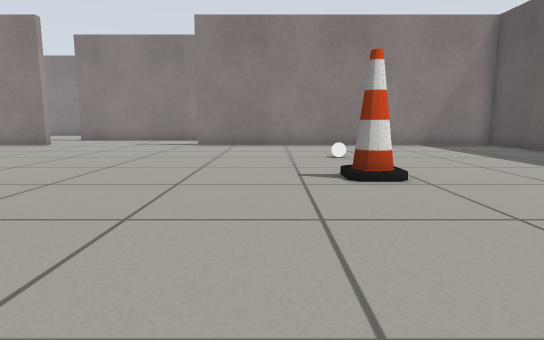
View 1 (above)

21 first-person views from a walk through a robot-simulator world made for Gazebo. The camera is 0.5 m above the floor, tilts 8° down and sees 75° across. The floor is counted in squares, 0.5 m on a side. Each view is taken from the middle of a square. On the plan, view 1 faces up. The plan holds only what a view shows up to about 13 squares ahead; the rest is blank.

View 2
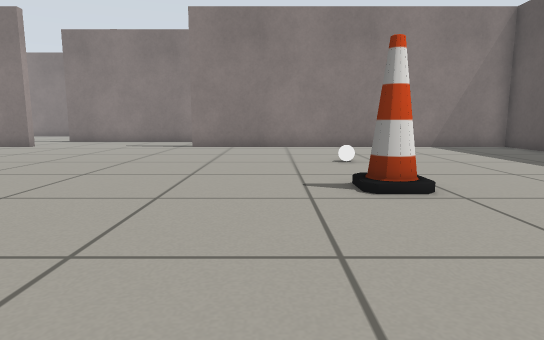

View 3
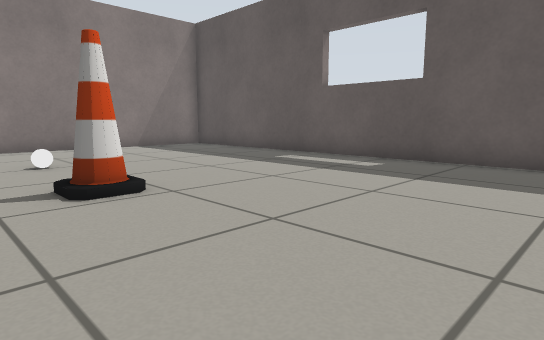

View 4
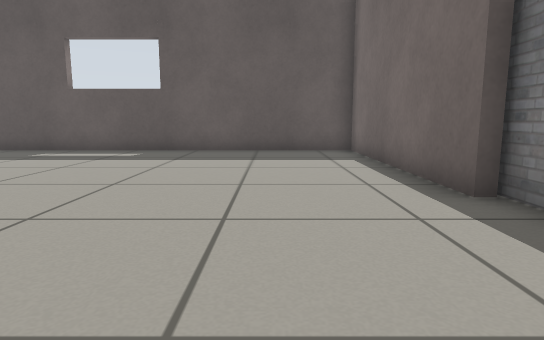

View 5
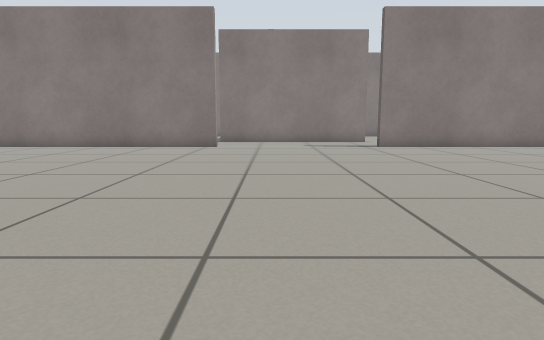

View 6
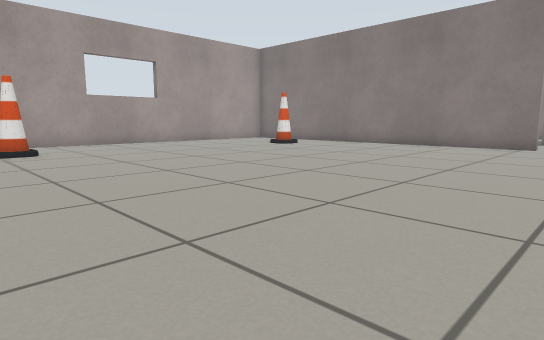

View 7
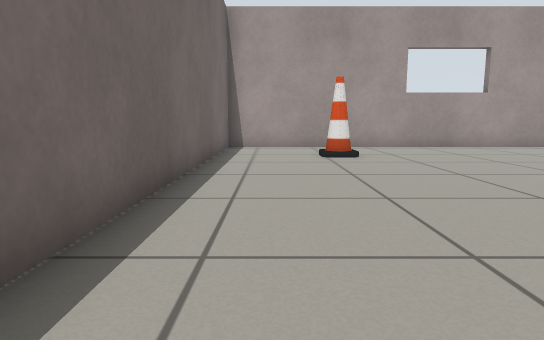

View 8
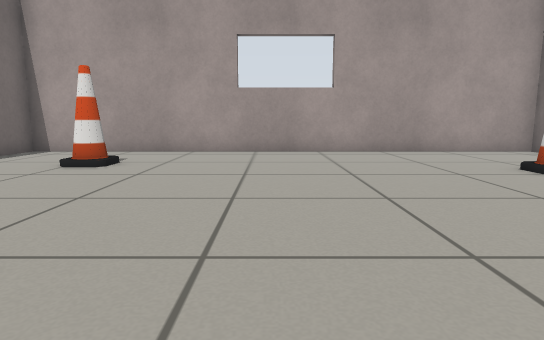

View 9
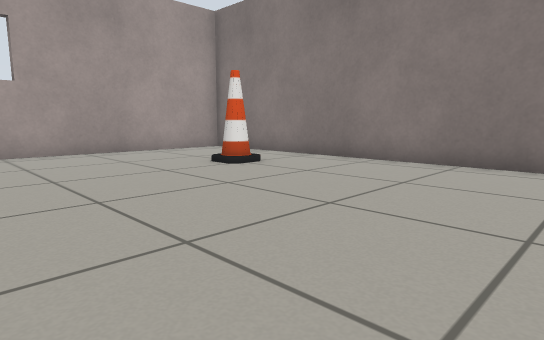

View 10
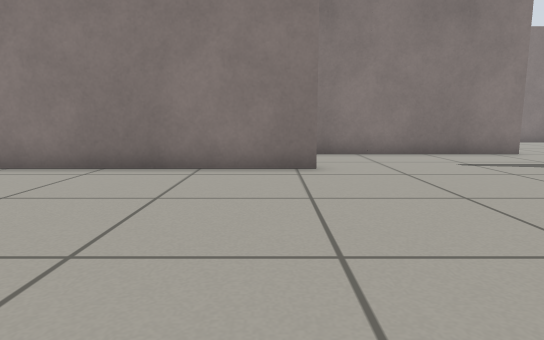

View 11
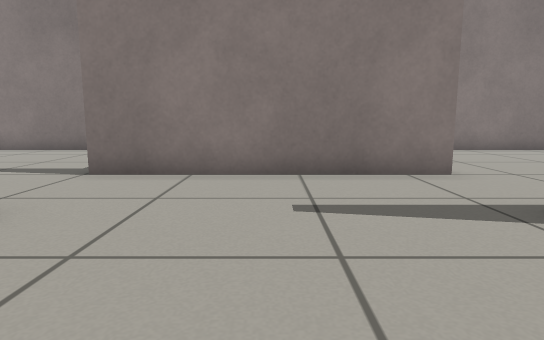

View 12
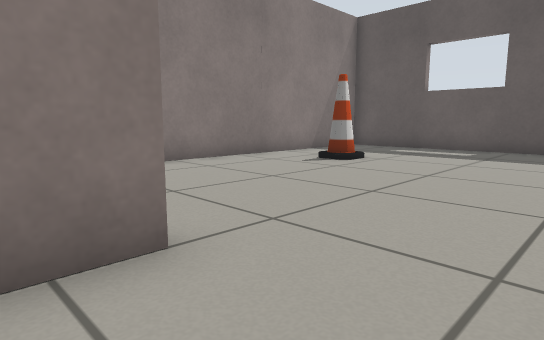

View 13
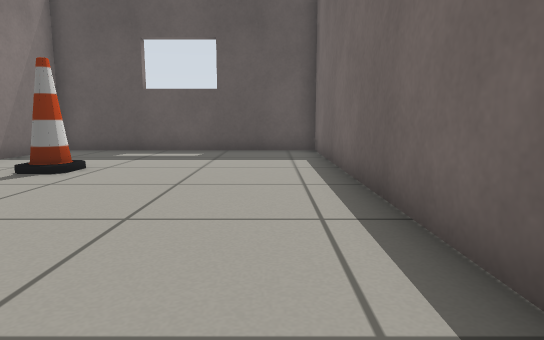

View 14
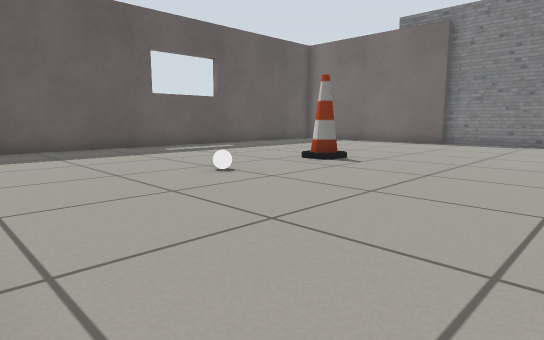

View 15
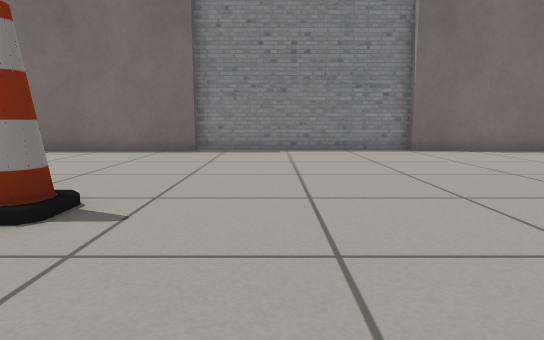

View 16
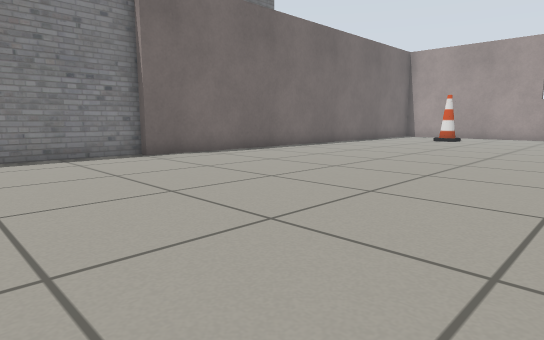

View 17
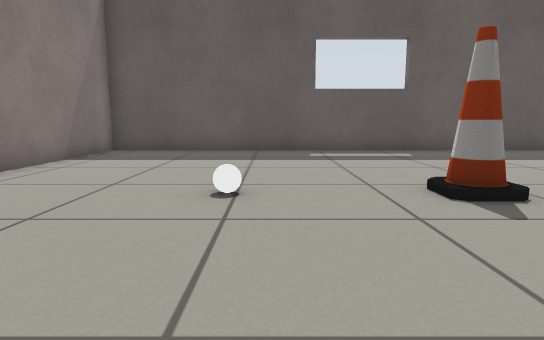

View 18
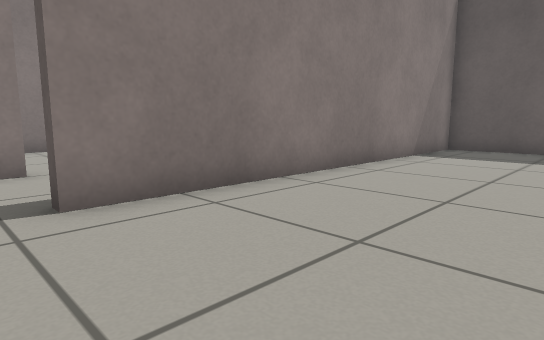

View 19
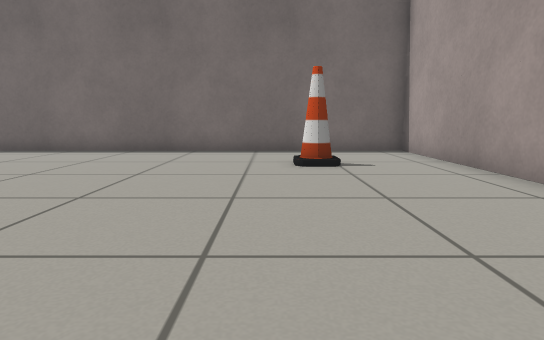

View 20
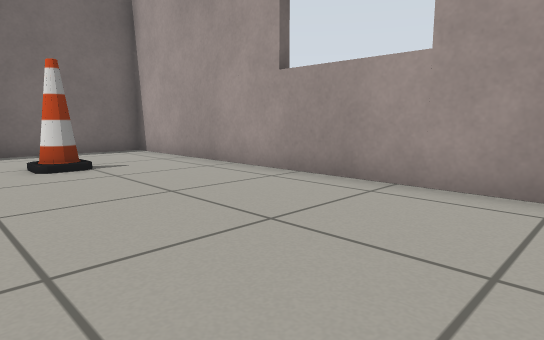

View 21
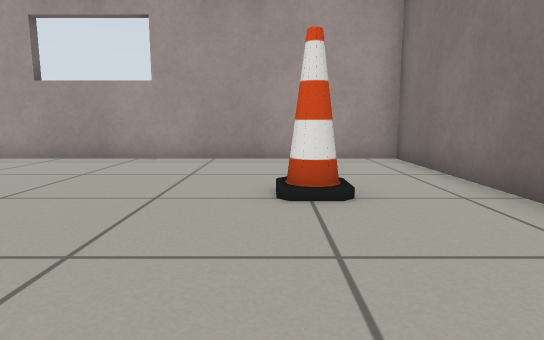

### Floor plan
Points are (right, up) in squares from view 1. A wall is a line through its corners. A room is listed if a view was taken in it or the views show most of it. See-through windows are left out.
Room 1 (views 1, 2, 3, 4, 5, 6, 7, 8, 9, 10, 11, 14, 15, 16, 17, 18, 19, 20, 21)
walls: (-9, 14.3) (-22.3, 14.3) (-22.3, -1.6) (-5.6, -1.6); (-5.6, -2) (1.8, -2); (1.5, -1.6) (8.7, -1.6) (8.7, 14.3) (-3, 14.3)
ways out: opening at (-6, 15) to room 2
objects: cone (-19, 2); cone (-18, 11) to (-18, 12); cone (2, 6); white ball (2, 10)
Room 2 (view 12)
walls: (-3.6, 17.5) (-8.5, 17.5)
ways out: opening at (-6, 15) to room 1; opening at (-3, 16.5) to room 3; opening at (-9, 16.5)
Room 3 (view 13)
walls: (-2.6, 17.5) (-3.6, 17.5); (-1.2, 14.6) (8.7, 14.6) (8.7, 23) (-1.8, 23)
ways out: opening at (-3, 16.5) to room 2
objects: cone (4, 20)

Where each view was taken, in squares from view 1:
view 1: 0 up, 0 right, facing up
view 2: 1 up, 0 right, facing up
view 3: 1 up, 0 right, facing up-right
view 4: 1 up, 3 left, facing right
view 5: 1 up, 7 left, facing up
view 6: 0 up, 7 left, facing up-left
view 7: 0 up, 9 left, facing left
view 8: 6 up, 11 left, facing left
view 9: 6 up, 11 left, facing up-left
view 10: 7 up, 10 left, facing up
view 11: 11 up, 6 left, facing up
view 12: 15 up, 4 left, facing up-right
view 13: 16 up, 3 left, facing right
view 14: 14 up, 4 left, facing down-right
view 15: 10 up, 1 left, facing down
view 16: 8 up, 1 left, facing down-left
view 17: 9 up, 3 left, facing right
view 18: 10 up, 4 left, facing up-right
view 19: 10 up, 18 left, facing down
view 20: 10 up, 17 left, facing down-left
view 21: 11 up, 13 left, facing left
